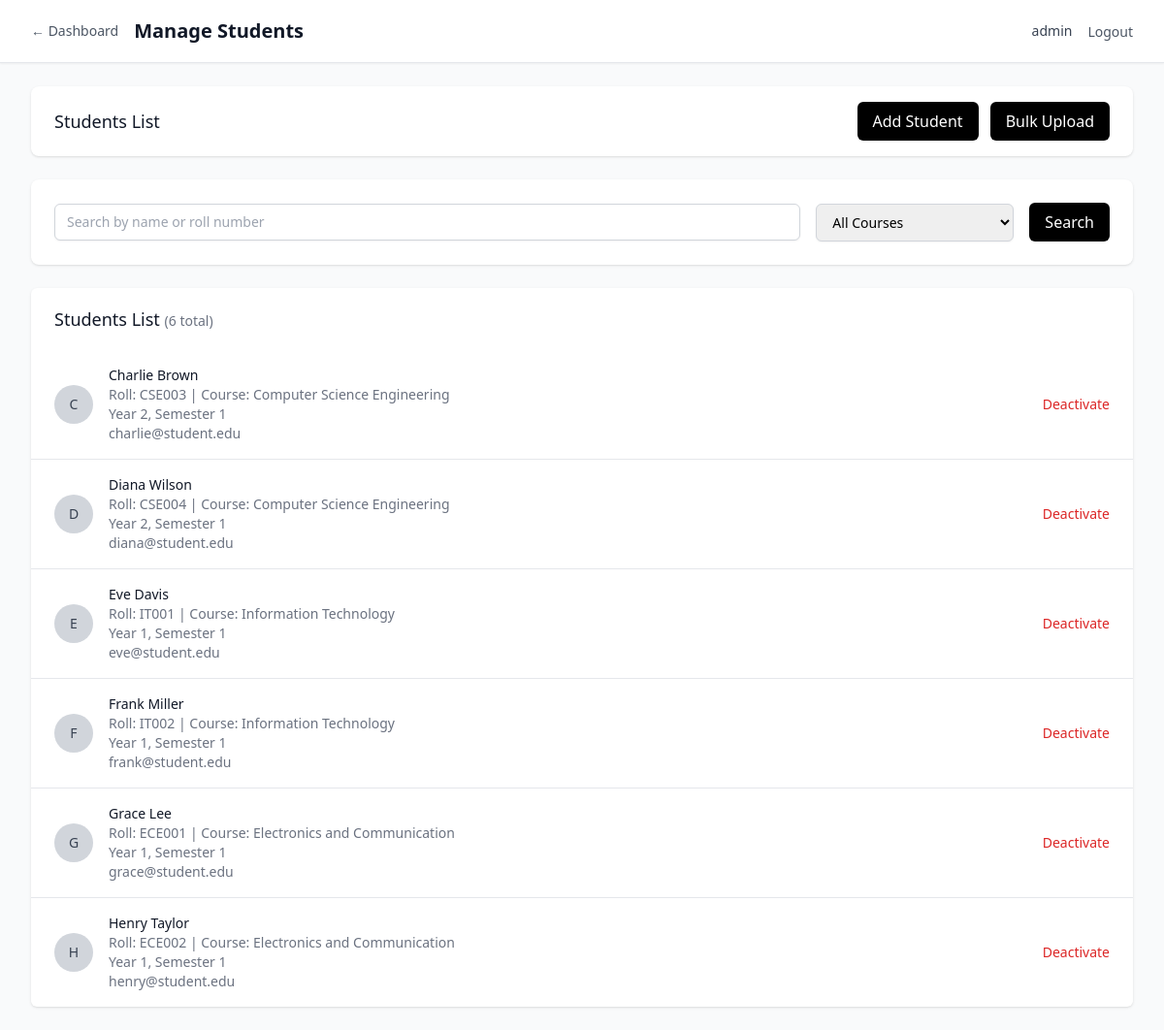
The app's page /management/students (signed in) with its own data.
### models/student.py (models this page shows, shortened)
class Student(db.Model):
    __tablename__ = 'student'
    id = db.Column(db.Integer, primary_key=True)
    roll_number = db.Column(db.String(20), unique=True, nullable=False, index=True)
    name = db.Column(db.String(100), nullable=False)
    course_id = db.Column(db.Integer, db.ForeignKey('course.id'), nullable=False)
    academic_year = db.Column(db.Integer, nullable=False)
    current_semester = db.Column(db.Integer, default=1)
    email = db.Column(db.String(120), unique=True, nullable=True)
    phone = db.Column(db.String(15), nullable=True)
    address = db.Column(db.Text, nullable=True)
    date_of_birth = db.Column(db.Date, nullable=True)
    admission_date = db.Column(db.Date, default=datetime.utcnow().date())
    created_at = db.Column(db.DateTime, default=datetime.utcnow)
    is_active = db.Column(db.Boolean, default=True)
    enrollments = db.relationship('StudentEnrollment', backref='student', lazy='dynamic')
    attendance_records = db.relationship('AttendanceRecord', backref='student', lazy='dynamic')
    marks = db.relationship('StudentMarks', backref='student', lazy='dynamic')

### models/academic.py (models this page shows, shortened)
class Course(db.Model):
    __tablename__ = 'course'
    id = db.Column(db.Integer, primary_key=True)
    name = db.Column(db.String(100), nullable=False)
    code = db.Column(db.String(20), unique=True, nullable=False, index=True)
    description = db.Column(db.Text, nullable=True)
    duration_years = db.Column(db.Integer, default=3, nullable=False)
    total_semesters = db.Column(db.Integer, default=6, nullable=False)
    created_at = db.Column(db.DateTime, default=datetime.utcnow)
    is_active = db.Column(db.Boolean, default=True)
    students = db.relationship('Student', backref='course', lazy='dynamic')
    subjects = db.relationship('Subject', backref='course', lazy='dynamic')

### routes/auth.py (the view)
        def decorated_function(*args, **kwargs):
            if not SessionManager.is_authenticated(session):
                flash('Please log in to access this page', 'error')
                return redirect(url_for('auth.index'))
            if user_type:
                if user_type == 'management' and not SessionManager.is_management(session):
                    flash('Access denied. Management login required.', 'error')
                    return redirect(url_for('auth.management_login'))
                elif user_type == 'lecturer' and not SessionManager.is_lecturer(session):
                    flash('Access denied. Lecturer login required.', 'error')
                    return redirect(url_for('auth.lecturer_login'))
            return f(*args, **kwargs)

### app.py (called while the page is built)
def create_app():
    app = Flask(__name__)
    app.config.from_object(Config)
    db.init_app(app)
    csrf = CSRFProtect(app)
    @app.context_processor
    def inject_csrf_token():
        from flask_wtf.csrf import generate_csrf
        return dict(csrf_token=generate_csrf)
    from routes.auth import auth_bp
    from routes.management import management_bp
    from routes.lecturer import lecturer_bp
    app.register_blueprint(auth_bp)
    app.register_blueprint(management_bp, url_prefix='/management')
    app.register_blueprint(lecturer_bp, url_prefix='/lecturer')
    init_db(app)
    return app

### routes/auth.py (called while the page is built)
@auth_bp.app_context_processor
def inject_user():
    return {
        'current_user': SessionManager.get_session_info(session),
        'is_authenticated': SessionManager.is_authenticated(session),
        'is_management': SessionManager.is_management(session),
        'is_lecturer': SessionManager.is_lecturer(session)
    }

### services/auth_service.py (called while the page is built)
    @staticmethod
    def is_authenticated(session):
        return 'user_type' in session and 'user_id' in session

    @staticmethod
    def is_management(session):
        return session.get('user_type') == 'management'

    @staticmethod
    def is_lecturer(session):
        return session.get('user_type') == 'lecturer'

    @staticmethod
    def get_session_info(session):
        if not SessionManager.is_authenticated(session):
            return None
        return {
            'user_type': session.get('user_type'),
            'user_id': session.get('user_id'),
            'username': session.get('username'),
            'login_time': session.get('login_time')
        }

### services/management_service.py (called while the page is built, shortened)
    @staticmethod
    def get_students_paginated(page=1, search='', course_id=None, per_page=20):
        try:
            query = Student.query.filter_by(is_active=True)
            if course_id:
                query = query.filter_by(course_id=course_id)
            pagination = query.order_by(Student.name).paginate(
                page=page, per_page=per_page, error_out=False
            )
            return {
                'students': pagination.items,
                'pagination': pagination
            }
        except Exception as e:
            return {'students': [], 'pagination': None}

### templates/management/students.html (shortened to what this page needs)
{% extends "base.html" %}
{% block content %}
<div x-data="initStudentForm()">
<div class="min-h-screen bg-gray-50">
    <nav class="bg-white shadow-sm border-b border-gray-200">
        <div class="max-w-7xl mx-auto px-4 sm:px-6 lg:px-8">
            <div class="flex justify-between h-16">
                <div class="flex items-center space-x-4">
                    <a href="{{ url_for('management.dashboard') }}" class="text-sm text-gray-600 hover:text-black">← Dashboard</a>
                    <h1 class="text-xl font-semibold text-gray-900">Manage Students</h1>
                </div>
                <div class="flex items-center space-x-4">
                    <span class="text-sm text-gray-700">{{ current_user.username }}</span>
                    <form method="POST" action="{{ url_for('auth.logout') }}" class="inline">
                        <button type="submit" class="text-sm text-gray-600 hover:text-black">Logout</button>
                    </form>
                </div>
            </div>
        </div>
    </nav>
    <div class="max-w-7xl mx-auto py-6 sm:px-6 lg:px-8">
        <div class="bg-white shadow rounded-lg mb-6">
            <div class="px-4 py-4 sm:px-6 flex justify-between items-center">
                <h3 class="text-lg leading-6 font-medium text-gray-900">Students List</h3>
                <div class="space-x-2">
                    <button @click="showAddStudentModal = true" type="button"
                            class="bg-black text-white px-4 py-2 rounded-md hover:bg-gray-800 focus:outline-none focus:ring-2 focus:ring-offset-2 focus:ring-black">
                        Add Student
                    </button>
                    <button @click="showBulkUploadModal = true" type="button"
                            class="bg-black text-white px-4 py-2 rounded-md hover:bg-gray-800 focus:outline-none focus:ring-2 focus:ring-offset-2 focus:ring-black">
                        Bulk Upload
                    </button>
                </div>
            </div>
        </div>
        <div class="bg-white shadow rounded-lg mb-6">
            <div class="px-4 py-5 sm:p-6">
                <form method="GET" class="flex items-center space-x-4">
                    <div class="flex-1">
                        <input type="text" name="search" value="{{ search }}" placeholder="Search by name or roll number"
                               class="block w-full px-3 py-2 border border-gray-300 rounded-md shadow-sm focus:outline-none focus:ring-black focus:border-black sm:text-sm">
                    </div>
                    <div>
                        <select name="course_id" class="px-3 py-2 border border-gray-300 rounded-md shadow-sm focus:outline-none focus:ring-black focus:border-black sm:text-sm">
                            <option value="">All Courses</option>
                        </select>
                    </div>
                    <button type="submit" class="bg-black text-white px-4 py-2 rounded-md hover:bg-gray-800 focus:outline-none focus:ring-2 focus:ring-offset-2 focus:ring-black">
                        Search
                    </button>
                </form>
            </div>
        </div>
        <div class="bg-white shadow overflow-hidden sm:rounded-md">
            <div class="px-4 py-5 sm:px-6">
                <h3 class="text-lg leading-6 font-medium text-gray-900">
                    Students List
                    {% if pagination %}
                    <span class="text-sm text-gray-500">({{ pagination.total }} total)</span>
                    {% endif %}
                </h3>
            </div>
            {% if students %}
            <ul class="divide-y divide-gray-200">
                {% for student in students %}
                <li class="px-4 py-4 sm:px-6">
                    <div class="flex items-center justify-between">
                        <div class="flex items-center">
                            <div class="flex-shrink-0">
                                <div class="h-10 w-10 rounded-full bg-gray-300 flex items-center justify-center">
                                    <span class="text-sm font-medium text-gray-700">{{ student.name[0].upper() }}</span>
                                </div>
                            </div>
                            <div class="ml-4">
                                <div class="flex items-center">
                                    <p class="text-sm font-medium text-gray-900">{{ student.name }}</p>
                                </div>
                                <p class="text-sm text-gray-500">Roll: {{ student.roll_number }} | Course: {{ student.course.name if student.course else 'N/A' }}</p>
                                <p class="text-sm text-gray-500">Year {{ student.academic_year }}, Semester {{ student.current_semester }}</p>
                                {% if student.email or student.phone %}
                                <p class="text-sm text-gray-500">
                                    {% if student.email %}{{ student.email }}{% endif %}
                                </p>
                                {% endif %}
                            </div>
                        </div>
                        <div class="flex items-center space-x-2">
                            <button onclick="toggleStudentStatus({{ student.id }}, '{{ student.name }}', {{ student.is_active|lower }})"
                                    class="text-sm {% if student.is_active %}text-red-600 hover:text-red-800{% else %}text-green-600 hover:text-green-800{% endif %}">
                                {% if student.is_active %}Deactivate{% else %}Activate{% endif %}
                            </button>
                        </div>
                    </div>
                </li>
                {% endfor %}
            </ul>
            {% else %}
            <div class="px-4 py-5 sm:px-6 text-center">
                <p class="text-gray-500">No students found.</p>
            </div>
            {% endif %}
        </div>
    </div>
</div>
{% endblock %}

### records on screen
Student: name "C", name "Charlie Brown", roll_number "CSE003", course "Computer Science Engineering", academic_year "2", current_semester "1", email "charlie@student.edu", is_active "Deactivate"
Student: name "D", name "Diana Wilson", roll_number "CSE004", course "Computer Science Engineering", academic_year "2", current_semester "1", email "diana@student.edu", is_active "Deactivate"
Student: name "E", name "Eve Davis", roll_number "IT001", course "Information Technology", academic_year "1", current_semester "1", email "eve@student.edu", is_active "Deactivate"
Student: name "F", name "Frank Miller", roll_number "IT002", course "Information Technology", academic_year "1", current_semester "1", email "frank@student.edu", is_active "Deactivate"
Student: name "G", name "Grace Lee", roll_number "ECE001", course "Electronics and Communication", academic_year "1", current_semester "1", email "grace@student.edu", is_active "Deactivate"
Student: name "H", name "Henry Taylor", roll_number "ECE002", course "Electronics and Communication", academic_year "1", current_semester "1", email "henry@student.edu", is_active "Deactivate"

### other values on screen
{{ current_user.username }} "admin"
{{ pagination.total }} "6"
